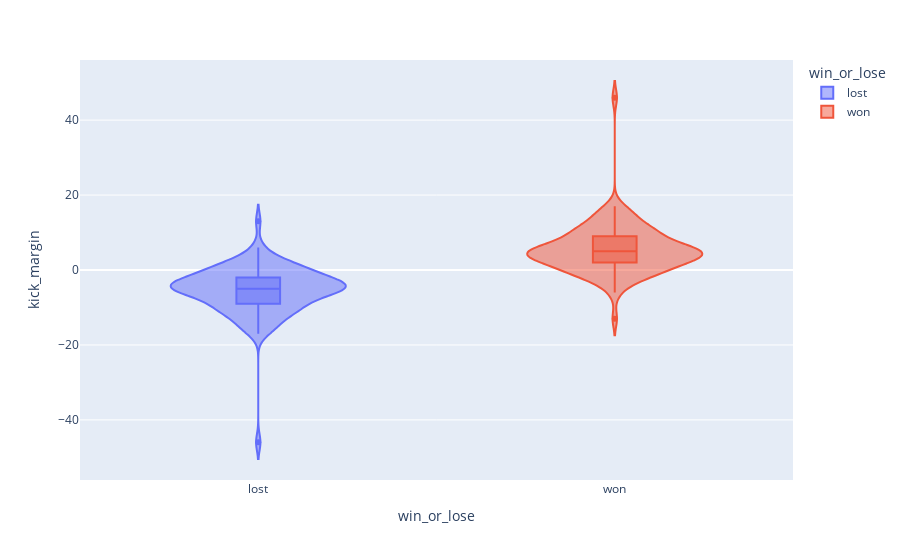

This figure's notebook cell:
### Code cell
fig = px.violin(df, y='kick_margin', x='win_or_lose', color='win_or_lose',  box=True)
fig.show()

### Figure 1 — Plotly figure (JSON) as saved in the notebook; plotly's stock layout.template omitted (floating-point values rounded to 4 significant figures)
{"data": [{"alignmentgroup": "True", "box": {"visible": true}, "hovertemplate": "win_or_lose=%{x}<br>kick_margin=%{y}<extra></extra>", "legendgroup": "lost", "marker": {"color": "#636efa"}, "name": "lost", "offsetgroup": "lost", "orientation": "v", "scalegroup": "True", "showlegend": true, "type": "violin", "x": ["lost", "lost", "lost", "lost", "lost", "lost", "lost", "lost", "lost", "lost", "lost", "lost", "lost", "lost", "lost", "lost", "lost", "lost", "lost", "lost", "lost", "lost", "lost", "lost", "lost", "lost", "lost", "lost", "lost", "lost", "lost", "lost", "lost", "lost", "lost", "lost", "lost", "lost", "lost", "lost", "lost", "lost", "lost", "lost", "lost", "lost", "lost", "lost", "lost", "lost", "lost", "lost", "lost", "lost", "lost", "lost", "lost", "lost", "lost", "lost", "lost", "lost", "lost", "lost", "lost", "lost", "lost", "lost", "lost", "lost", "lost", "lost", "lost", "lost", "lost", "lost", "lost", "lost", "lost", "lost", "lost", "lost", "lost", "lost", "lost", "lost", "lost", "lost", "lost", "lost", "lost", "lost", "lost"], "x0": " ", "xaxis": "x", "y": [0, -13, -4, -11, -15, -5, -3, -5, -15, -11, 6, -2, -6, -12, -4, -5, -10, -3, -3, 0, -2, 1, 1, -13, -6, -9, -3, -6, -11, -7, -14, -5, -4, 3, -3, -5, 0, -6, 1, -6, -10, 5, 1, -9, -3, -8, -11, -2, 3, 1, -4, -1, -46, -6, -1, 3, -8, -11, -10, 1, -2, -2, -8, -9, -4, -4, -5, -17, -4, -13, -3, -7, -5, -5, -5, 13, -16, -8, -4, -5, 1, -2, -5, -7, -4, -4, -6, -16, -10, -9, 1, 0, -1], "y0": " ", "yaxis": "y"}, {"alignmentgroup": "True", "box": {"visible": true}, "hovertemplate": "win_or_lose=%{x}<br>kick_margin=%{y}<extra></extra>", "legendgroup": "won", "marker": {"color": "#EF553B"}, "name": "won", "offsetgroup": "won", "orientation": "v", "scalegroup": "True", "showlegend": true, "type": "violin", "x": ["won", "won", "won", "won", "won", "won", "won", "won", "won", "won", "won", "won", "won", "won", "won", "won", "won", "won", "won", "won", "won", "won", "won", "won", "won", "won", "won", "won", "won", "won", "won", "won", "won", "won", "won", "won", "won", "won", "won", "won", "won", "won", "won", "won", "won", "won", "won", "won", "won", "won", "won", "won", "won", "won", "won", "won", "won", "won", "won", "won", "won", "won", "won", "won", "won", "won", "won", "won", "won", "won", "won", "won", "won", "won", "won", "won", "won", "won", "won", "won", "won", "won", "won", "won", "won", "won", "won", "won", "won", "won", "won", "won", "won"], "x0": " ", "xaxis": "x", "y": [0, 13, 4, 11, 15, 5, 3, 5, 15, 11, -6, 2, 6, 12, 4, 5, 10, 3, 3, 0, 2, -1, -1, 13, 6, 9, 3, 6, 11, 7, 14, 5, 4, -3, 3, 5, 0, 6, -1, 6, 10, -5, -1, 9, 3, 8, 11, 2, -3, -1, 4, 1, 46, 6, 1, -3, 8, 11, 10, -1, 2, 2, 8, 9, 4, 4, 5, 17, 4, 13, 3, 7, 5, 5, 5, -13, 16, 8, 4, 5, -1, 2, 5, 7, 4, 4, 6, 16, 10, 9, -1, 0, 1], "y0": " ", "yaxis": "y"}], "layout": {"legend": {"title": {"text": "win_or_lose"}, "tracegroupgap": 0}, "margin": {"t": 60}, "violinmode": "overlay", "xaxis": {"anchor": "y", "categoryarray": ["lost", "won", null], "categoryorder": "array", "domain": [0, 1], "title": {"text": "win_or_lose"}}, "yaxis": {"anchor": "x", "domain": [0, 1], "title": {"text": "kick_margin"}}}}
